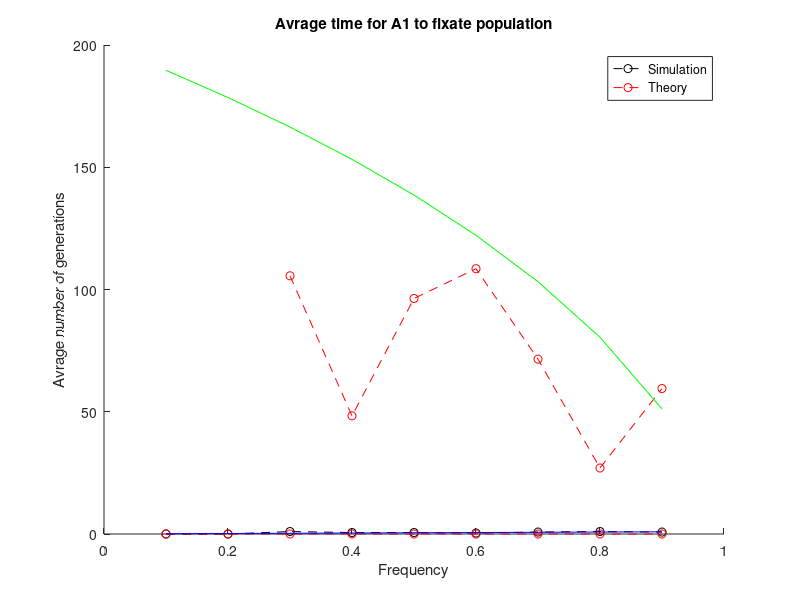
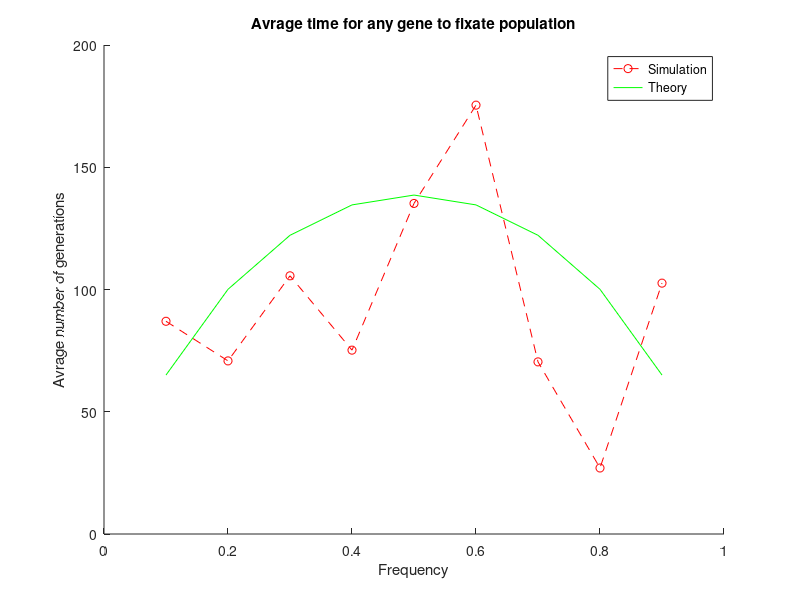

MATLAB code to generate these figures, in order:
%--------------------------
%     Example Sheet 1
%         Task 2
%           a.)
%--------------------------

%--------------------------
%     Initialization
%--------------------------
clc, clear all
nIterations=5;

nFrequency=0;
nFrequencyMax=9;
probOfFixedPopulationsAtA1=zeros(nFrequencyMax,2);
probOfFixedPopulationsAtA2=zeros(nFrequencyMax,2);
frequencies=0.1:0.1:0.9;
numberOfGenerationsItTakesToFixateA1=zeros(nFrequencyMax,2);
numberOfGenerationsItTakesToFixateA2=zeros(nFrequencyMax,2);
numberOfTimesA1FixatesPopulation=zeros(nFrequencyMax,2);
numberOfTimesA2FixatesPopulation=zeros(nFrequencyMax,2);
%--------------------------
%       Simulation
%--------------------------
tic
for frequency=0.1:0.1:0.9
  nFrequency=nFrequency+1;
  
  for population=1:1
    
    if population==1
      N=100;
    elseif population==2
      N=5000;
    end
    
    
    for iteration=1:nIterations
      
      individual=zeros(N/2,2);
      individual2=zeros(N/2,2);
      
      %--------Generation of initial population--------
      
      randomNumber=rand(N/2,1);
      randomNumber2=rand(N/2,1);
      for nIndividual=1:N/2
        
        if frequency>randomNumber(nIndividual,1) % Gene 1
          individual(nIndividual,1)=1;
        elseif frequency<randomNumber(nIndividual,1)
          individual(nIndividual,1)=2;
        else
          disp('Error genotype generator allele 1')
        end
        
        if frequency>randomNumber2(nIndividual,1) %gene 2
          individual(nIndividual,2)=1;
        elseif frequency<randomNumber2(nIndividual,1)
          individual(nIndividual,2)=2;
        else
          disp('Error genotype generator allele 2')
        end
        
      end
      %----------------------------------
      %             Breeding
      %----------------------------------
      fixatedPopulation=0;
      numberOfGenerations=0;
      
      
      
      while fixatedPopulation==0
        numberOfGenerations=numberOfGenerations+1;
        
        %Selection of parents and breeding
        r=randi([1 N/2],N/2,2); % random parents
        r2=randi([1 2],N/2,2); % random genes from parents
        for i= 1:N/2
          individual2(i,:)=[individual(r(i,1),r2(i,1)) individual(r(i,2),r2(i,2))];
        end
        
        individual=individual2;
        
        if sum(all(individual<1.5))==2  % all genes are A_1
          fixatedPopulation=1;
          probOfFixedPopulationsAtA1(nFrequency,population)=probOfFixedPopulationsAtA1(nFrequency,population)+1/nIterations;
          
          
          numberOfGenerationsItTakesToFixateA1(nFrequency,population)=...
            numberOfGenerationsItTakesToFixateA1(nFrequency,population)+numberOfGenerations;
          
          numberOfTimesA1FixatesPopulation(nFrequency,population)=...
            numberOfTimesA1FixatesPopulation(nFrequency,population)+1;
          
          
          
        elseif sum(all(individual>1.5))==2   % all genes are A_2
          fixatedPopulation=1;
          
          probOfFixedPopulationsAtA2(nFrequency,population)=probOfFixedPopulationsAtA2(nFrequency,population)+1/nIterations;
          
          
          numberOfGenerationsItTakesToFixateA2(nFrequency,population)=...
            numberOfGenerationsItTakesToFixateA2(nFrequency,population)+numberOfGenerations;
          
          numberOfTimesA2FixatesPopulation(nFrequency,population)= numberOfTimesA2FixatesPopulation(nFrequency,population)+1;
        end
        
        
        
      end
      
    end
    
  end
  
end
time=toc;
timeInHours=time/nIterations*1000/60/60;
%%
%------------------------------
%            PLOT
%------------------------------

hold on
plot(frequencies,probOfFixedPopulationsAtA1(:,1),'ko--')
plot(frequencies,probOfFixedPopulationsAtA1(:,2),'ro--')
plot(frequencies,frequencies,'b')
legend('A_1,N=100','A_1,N=1000','Corresponding theory')
xlabel('Frequency')
ylabel('Probability of A_1 fixates the population')
title('Probability of fixating A1 with respect to initial frequency of A1')


%%

%--------------------------
%     Example Sheet 1
%         Task 2
%           b.)
%--------------------------
for i=1:nFrequencyMax
avgTimeToFixationOfA1(i)=...
numberOfGenerationsItTakesToFixateA1(i,1)/numberOfTimesA1FixatesPopulation(i,1);% only check for pop=100
avgTimeToAnyFixation(i)=...
  (numberOfGenerationsItTakesToFixateA1(i,1)+numberOfGenerationsItTakesToFixateA2(i,1))...
  /(numberOfTimesA1FixatesPopulation(i,1)+numberOfTimesA2FixatesPopulation(i,1));
end
%% Plot 2b
N=100;
for i=1:size(frequencies,2)
tA1(i)=-2*N*((1-frequencies(i))/frequencies(i)*log(1-frequencies(i)));
end
for i=1:size(frequencies,2)
tAny(i)=-2*N*(frequencies(i)*log(frequencies(i))+(1-frequencies(i))*log(1-frequencies(i)));
end
figure(1)
hold on
plot(frequencies,avgTimeToFixationOfA1,'ro--')
plot(frequencies,tA1,'g' )
xlabel('Frequency')
ylabel('Avrage number of generations')
legend('Simulation','Theory')
title('Avrage time for A1 to fixate population')
hold off
figure(2)
hold on
plot(frequencies,avgTimeToAnyFixation,'ro--')
plot(frequencies,tAny,'g' )
xlabel('Frequency')
ylabel('Avrage number of generations')
legend('Simulation','Theory')
title('Avrage time for any gene to fixate population')








